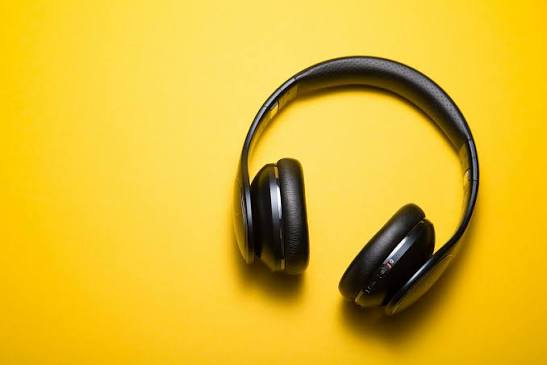
#> input picture practical 2MV/product.jpg, 547 x 365 px, found by its file name
$ jupyter execute 'PRACTICAL 2CODE.ipynb'
#> lines starting #> are read from the running program, lines starting #| are printed output that depends on the picture; after the words box and inside, x2 and y2 are one past the last pixel; in counts of white or black regions, pixels touching at a corner belong together
[cell 1]
import cv2
import numpy as np
from PIL import Image
import matplotlib.pyplot as plt

[cell 2]
image_path = '/content/product.jpg'
original_image = cv2.imread(image_path)
#> original_image is the input picture: shape (365, 547, 3); mean B, G, R 46.4, 185.8, 223.9

# Check if image was loaded successfully
if original_image is None:
    print(f"Error: Could not load image from {image_path}")
else:
    print(f"Image loaded successfully with dimensions: {original_image.shape}")
#| Image loaded successfully with dimensions: (365, 547, 3)
    # Convert BGR to RGB for displaying with matplotlib
    original_image_rgb = cv2.cvtColor(original_image, cv2.COLOR_BGR2RGB)
    plt.imshow(original_image_rgb)
    plt.title('Original Image')
    plt.axis('off')
    plt.show()

[cell 3]
if original_image is not None:
    # Get original dimensions
    height, width = original_image.shape[:2]
#> height = 365; width = 547

    # Scale down to 50%
    scaled_down_image = cv2.resize(original_image, (int(width * 0.5), int(height * 0.5)), interpolation=cv2.INTER_AREA)
    scaled_down_image_rgb = cv2.cvtColor(scaled_down_image, cv2.COLOR_BGR2RGB)

    # Scale up to 200%
    scaled_up_image = cv2.resize(original_image, (int(width * 2), int(height * 2)), interpolation=cv2.INTER_CUBIC)
    scaled_up_image_rgb = cv2.cvtColor(scaled_up_image, cv2.COLOR_BGR2RGB)

    plt.figure(figsize=(15, 5))
    plt.subplot(1, 3, 1)
    plt.imshow(original_image_rgb)
    plt.title('Original')
    plt.axis('off')

    plt.subplot(1, 3, 2)
    plt.imshow(scaled_down_image_rgb)
    plt.title('Scaled Down (50%)')
    plt.axis('off')

    plt.subplot(1, 3, 3)
    plt.imshow(scaled_up_image_rgb)
    plt.title('Scaled Up (200%)')
    plt.axis('off')
    plt.show()
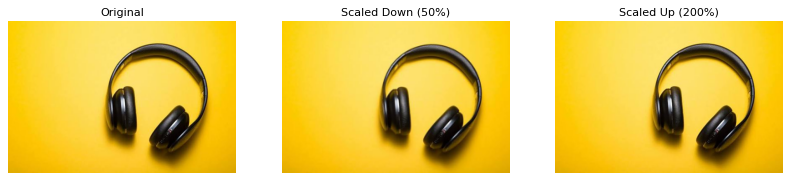
#> figure drawn by matplotlib, 3 panels
else:
    print("Cannot perform scaling, original image not loaded.")

[cell 4]
if original_image is not None:
    # Get image dimensions
    (h, w) = original_image.shape[:2]
#> h = 365; w = 547
    center = (w // 2, h // 2)
#> center = (273, 182)

    # Rotate image by 45 degrees
    M_rotate = cv2.getRotationMatrix2D(center, -45, 1.0) # -45 for clockwise rotation
    rotated_image = cv2.warpAffine(original_image, M_rotate, (w, h))
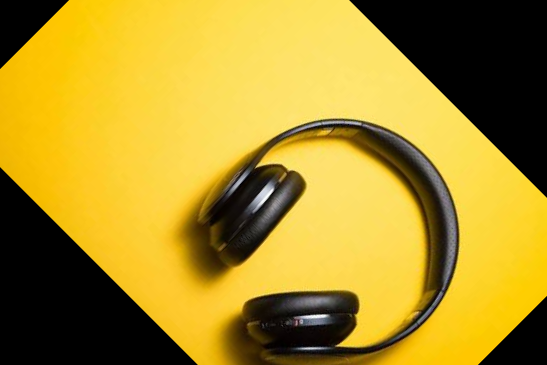
#> rotated_image: shape (365, 547, 3); mean B, G, R 42.2, 143.7, 171.5
    rotated_image_rgb = cv2.cvtColor(rotated_image, cv2.COLOR_BGR2RGB)

    plt.figure(figsize=(10, 5))
    plt.subplot(1, 2, 1)
    plt.imshow(original_image_rgb)
    plt.title('Original Image')
    plt.axis('off')

    plt.subplot(1, 2, 2)
    plt.imshow(rotated_image_rgb)
    plt.title('Rotated by 45 degrees')
    plt.axis('off')
    plt.show()
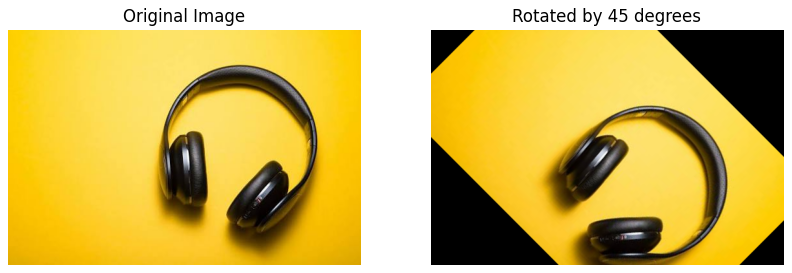
#> figure drawn by matplotlib, 2 panels
else:
    print("Cannot perform rotation, original image not loaded.")

[cell 5]
if original_image is not None:
    rows, cols, ch = original_image.shape
#> rows = 365; cols = 547; ch = 3

    # Define 3 points on the original image
    pts1 = np.float32([[50, 50], [200, 50], [50, 200]])
    # Define their corresponding points on the output image
    pts2 = np.float32([[10, 100], [200, 50], [100, 250]])

    # Get the affine transformation matrix
    M_affine = cv2.getAffineTransform(pts1, pts2)

    # Apply the affine transformation
    affine_transformed_image = cv2.warpAffine(original_image, M_affine, (cols, rows))
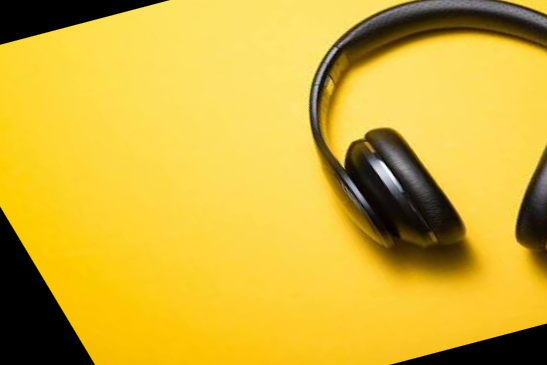
#> affine_transformed_image: shape (365, 547, 3); mean B, G, R 54.4, 177.9, 211.1
    affine_transformed_image_rgb = cv2.cvtColor(affine_transformed_image, cv2.COLOR_BGR2RGB)

    plt.figure(figsize=(10, 5))
    plt.subplot(1, 2, 1)
    plt.imshow(original_image_rgb)
    plt.title('Original Image')
    plt.axis('off')

    plt.subplot(1, 2, 2)
    plt.imshow(affine_transformed_image_rgb)
    plt.title('Affine Transformed Image')
    plt.axis('off')
    plt.show()
else:
    print("Cannot perform affine transformation, original image not loaded.")

[cell 6]
if original_image is not None:
    # Convert to grayscale
    gray_image = cv2.cvtColor(original_image, cv2.COLOR_BGR2GRAY)
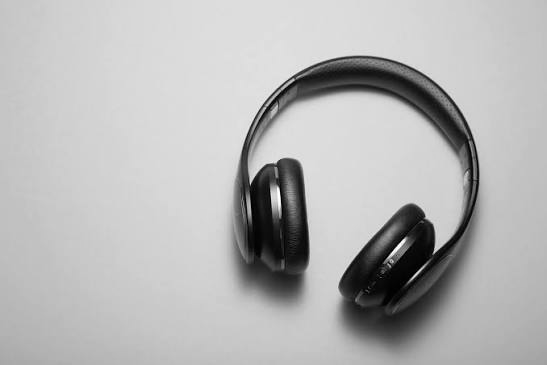
#> gray_image: shape (365, 547); min 0, max 255, mean 181.3

    # Apply Gaussian blur to reduce noise and help with contour detection
    blurred_image = cv2.GaussianBlur(gray_image, (5, 5), 0)

    # Apply adaptive thresholding to get a binary image
    # Using ADAPTIVE_THRESH_GAUSSIAN_C as it tends to work well for varying lighting
    thresh_image = cv2.adaptiveThreshold(blurred_image, 255, cv2.ADAPTIVE_THRESH_GAUSSIAN_C,
                                         cv2.THRESH_BINARY_INV, 11, 2)
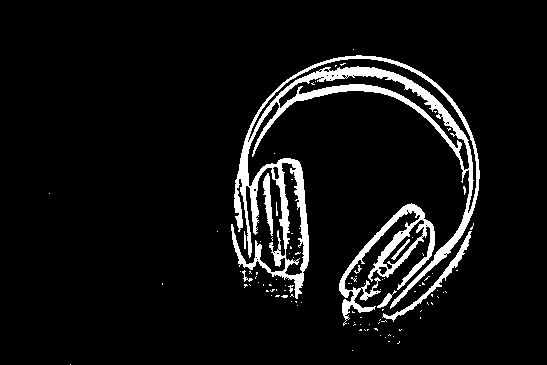
#> thresh_image: shape (365, 547); 6.8% white; 105 white regions (95 under 20 px)

    # Find contours
    contours, hierarchy = cv2.findContours(thresh_image, cv2.RETR_EXTERNAL, cv2.CHAIN_APPROX_SIMPLE)
#> contours = 90 contours, 84 with area under 20; largest, box (x1, y1, x2, y2) and area: (231, 55, 480, 309) 13509, (339, 203, 435, 326) 2724, (382, 231, 472, 322) 487, (263, 173, 273, 236) 257, (377, 290, 397, 308) 73, (242, 270, 253, 282) 21

    # Create a copy of the original image to draw on
    image_with_measurements = original_image.copy()

    print("Detected objects and their estimated dimensions (in pixels):")

    min_contour_area = 100 # Filter out small noise artifacts

    for i, contour in enumerate(contours):
        # Calculate area and filter small contours
        if cv2.contourArea(contour) < min_contour_area:
            continue

        # Get the bounding rectangle for the contour
        x, y, w, h = cv2.boundingRect(contour)

        # Draw the bounding box on the image
        cv2.rectangle(image_with_measurements, (x, y), (x + w, y + h), (0, 255, 0), 2) # Green rectangle

        # Put text with dimensions
        text = f"W:{w} H:{h} px"
        cv2.putText(image_with_measurements, text, (x, y - 10), cv2.FONT_HERSHEY_SIMPLEX, 0.7, (0, 255, 0), 2)

        print(f"  Object {i+1}: Width = {w} pixels, Height = {h} pixels")
#> this loop made 90 passes
#> contour on passes 1, 2, 4, 5, 6, 7, 8, 10, 11, 12, 14, 15: [[70, 364]], [[352, 350]], [[388, 341], [389, 341]], [[385, 337]], [[393, 336]], [[380, 335]], [[389, 334], [388, 335], [389, 334], [390, 335]], [[367, 329], [367, 330], [368, 329]], [[364, 329], [365, 330]], [[360, 329], [359, 330], [361, 330], [361, 329]], [[369, 324]], [[360, 324]]
#|   Object 79: Width = 90 pixels, Height = 91 pixels
#|   Object 83: Width = 96 pixels, Height = 123 pixels
#|   Object 87: Width = 10 pixels, Height = 63 pixels
#|   Object 89: Width = 249 pixels, Height = 254 pixels
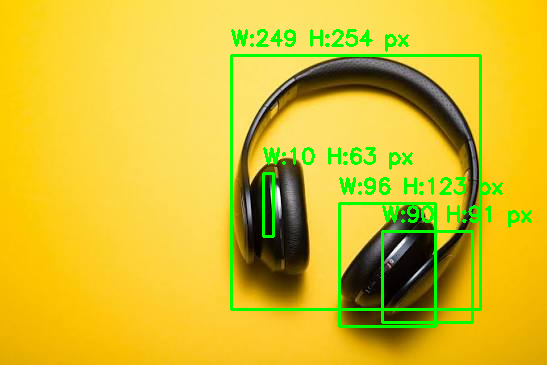
#> image_with_measurements: shape (365, 547, 3); 4.99% of pixels changed, all inside (x1, y1, x2, y2) = (230, 29, 532, 328)

    # Convert the image with measurements to RGB for displaying
    image_with_measurements_rgb = cv2.cvtColor(image_with_measurements, cv2.COLOR_BGR2RGB)

    plt.figure(figsize=(10, 8))
    plt.imshow(image_with_measurements_rgb)
    plt.title('Objects with Estimated Dimensions')
    plt.axis('off')
    plt.show()

    plt.figure(figsize=(15, 5))
    plt.subplot(1, 3, 1)
    plt.imshow(original_image_rgb)
    plt.title('Original Image')
    plt.axis('off')

    plt.subplot(1, 3, 2)
    plt.imshow(gray_image, cmap='gray')
    plt.title('Grayscale Image')
    plt.axis('off')

    plt.subplot(1, 3, 3)
    plt.imshow(thresh_image, cmap='gray')
    plt.title('Thresholded Image')
    plt.axis('off')
    plt.show()

else:
    print("Cannot perform pixel-based measurements, original image not loaded.")
